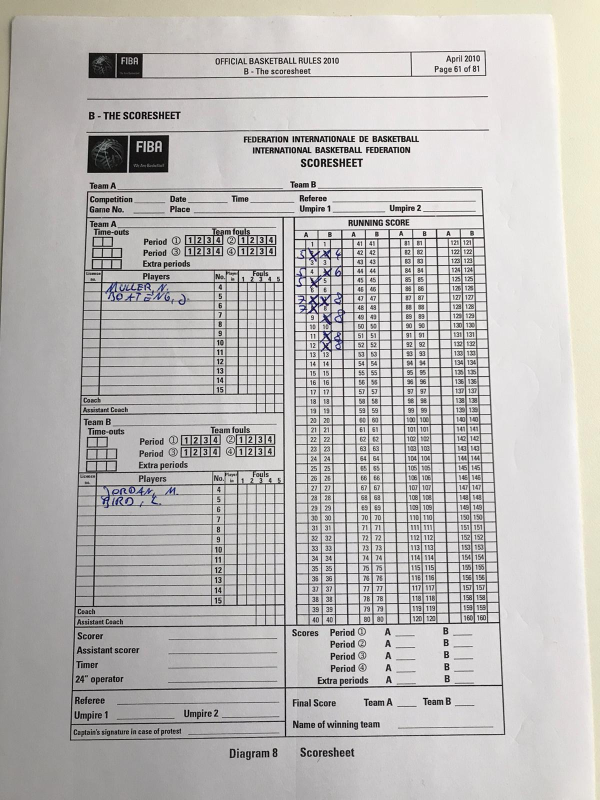
#> input picture Basketball_Score_Pic.jpg, 1200 x 1600 px (shown at 1/2 size)
$ jupyter execute --allow-errors BasketballFIBAScoreGrid.ipynb   (older library calls are emulated)
#> lines starting #> are read from the running program, lines starting #| are printed output that depends on the picture; after the words box and inside, x2 and y2 are one past the last pixel; in counts of white or black regions, pixels touching at a corner belong together
### Get Grid from picture

Current state of project
- adjust perspective_transform that if image is slightly turned, it doesnt crash
- find corner robust
- crop images in right order for other pics!!

[cell 1]
import cv2
import numpy as np
from matplotlib import pyplot as plt
import pandas as pd

def processing(img, skip_dilate=False):
    img = cv2.cvtColor(img, cv2.COLOR_BGR2GRAY)
    process = cv2.GaussianBlur(img.copy(), (9, 9), 0)
    process = cv2.adaptiveThreshold(process, 255, cv2.ADAPTIVE_THRESH_GAUSSIAN_C, cv2.THRESH_BINARY, 11, 2)
    process = cv2.bitwise_not(process, process)
    return process

def _resize(img, target_img_height):
    raw_h, raw_w = img.shape[:2]
    target_w = (raw_w * target_img_height) / raw_h
    img = cv2.resize(img, (int(target_w), int(target_img_height)))
    return img

def find_corners(img):
    ext_contours = cv2.findContours(img, cv2.RETR_EXTERNAL, cv2.CHAIN_APPROX_SIMPLE)
    ext_contours = ext_contours[0] if len(ext_contours) == 2 else ext_contours[1]
    ext_contours = sorted(ext_contours, key=cv2.contourArea, reverse=True)
    for c in ext_contours:
        peri = cv2.arcLength(c, True)
        approx = cv2.approxPolyDP(c, 0.015 * peri, True)
        if len(approx) == 4:
            return approx

def order_corner_points(corners):
    corners = [(corner[0][0], corner[0][1]) for corner in corners]
    top_r, top_l, bottom_l, bottom_r = corners[0], corners[1], corners[2], corners[3]
    return top_l, top_r, bottom_r, bottom_l


# Crop the image
def perspective_transform(image, corners):
    ordered_corners = order_corner_points(corners)
    top_l, top_r, bottom_r, bottom_l = ordered_corners
    width_A = np.sqrt(((bottom_r[0] - bottom_l[0]) ** 2) + ((bottom_r[1] - bottom_l[1]) ** 2))
    width_B = np.sqrt(((top_r[0] - top_l[0]) ** 2) + ((top_r[1] - top_l[1]) ** 2))
    width = max(int(width_A), int(width_B))

    height_A = np.sqrt(((top_r[0] - bottom_r[0]) ** 2) + ((top_r[1] - bottom_r[1]) ** 2))
    height_B = np.sqrt(((top_l[0] - bottom_l[0]) ** 2) + ((top_l[1] - bottom_l[1]) ** 2))
    height = max(int(height_A), int(height_B))

    dimensions = np.array([[0, 0], [width - 1, 0], [width - 1, height - 1],
                           [0, height - 1]], dtype="float32")

    ordered_corners = np.array(ordered_corners, dtype="float32")
    grid = cv2.getPerspectiveTransform(ordered_corners, dimensions)
    # Return the transformed image
    return cv2.warpPerspective(image, grid, (width, height))

def morph_transform(image):
    gray_scale=cv2.cvtColor(image,cv2.COLOR_BGR2GRAY)
    th1,img_bin = cv2.threshold(gray_scale,150,225,cv2.THRESH_BINARY)
    lineWidth = 1
    lineMinWidth = 35
    kernal1 = np.ones((lineWidth,lineWidth), np.uint8)
    kernal1h = np.ones((1,lineWidth), np.uint8)
    kernal1v = np.ones((lineWidth,1), np.uint8)

    kernal6 = np.ones((lineMinWidth,lineMinWidth), np.uint8)
    kernal6h = np.ones((1,lineMinWidth), np.uint8)
    kernal6v = np.ones((lineMinWidth,1), np.uint8)
    img_bin_h = cv2.morphologyEx(~img_bin, cv2.MORPH_CLOSE, kernal1h) # bridge small gap in horizonntal lines
    img_bin_h = cv2.morphologyEx(img_bin_h, cv2.MORPH_OPEN, kernal6h) # kep ony horiz lines by eroding everything else in hor direction
    img_bin_v = cv2.morphologyEx(~img_bin, cv2.MORPH_CLOSE, kernal1v)  # bridge small gap in vert lines
    img_bin_v = cv2.morphologyEx(img_bin_v, cv2.MORPH_OPEN, kernal6v)# kep ony vert lines by eroding everything else in vert direction
    def fix(img):
        img[img>127]=255
        img[img<127]=0
        return img

    img_bin_final = fix(fix(img_bin_h)|fix(img_bin_v))
    finalKernel = np.ones((5,5), np.uint8)
    img_bin_final=cv2.dilate(img_bin_final,finalKernel,iterations=1)
    return img_bin_final

def split_image_in_two_parts(image):
    img_bin_final =  morph_transform(image)
    ret, labels, stats,centroids = cv2.connectedComponentsWithStats(~img_bin_final, connectivity=8, ltype=cv2.CV_32S)
    for x,y,w,h,area in stats[2:]:
        if(h > 0.6*image.shape[0]):
            scoreGrid_Extract =image[y:y+h, x+w:image.shape[1]]
            player_Name_Grid = image[y:y+h, 0:x]
    return scoreGrid_Extract,player_Name_Grid

def crop_scores_from_grid(image):
    img_bin_final =  morph_transform(image)
    ret, labels, stats,centroids = cv2.connectedComponentsWithStats(~img_bin_final, connectivity=8, ltype=cv2.CV_32S)
    idx = 1
    id_img = 1
    my_dict = {}
    for x,y,w,h,area in stats[2:]:
        if(w > 0.01*image.shape[1]  and idx > 8):
            scoreGrid_Extract =image[y:y+h+5, x-5:x+w+5]
            scoreGrid_Extract = _resize(scoreGrid_Extract,27)
            cv2.imwrite("Test"+str(id_img)+"Pic.png",scoreGrid_Extract )
            my_dict[id_img] = scoreGrid_Extract
            id_img +=1
        idx += 1
    cv2.imwrite("Image1.jpg",my_dict[2])
    #plt.show()
    #plt.imshow(my_dict[17])
    #plt.show()
    return my_dict

# [13 lines left out: function crop_names_from_grid, not called in this run]

def extract():
    img = cv2.imread('Basketball_Score_Pic.jpg')
#> img is the input picture: shape (1600, 1200, 3); mean B, G, R 184.5, 186.2, 188.5
    processed_grid = processing(img)
#> in processing, `process = cv2.adaptiveThreshold(process, 255, cv2.ADAPTIVE_THRESH_GAUS..`:
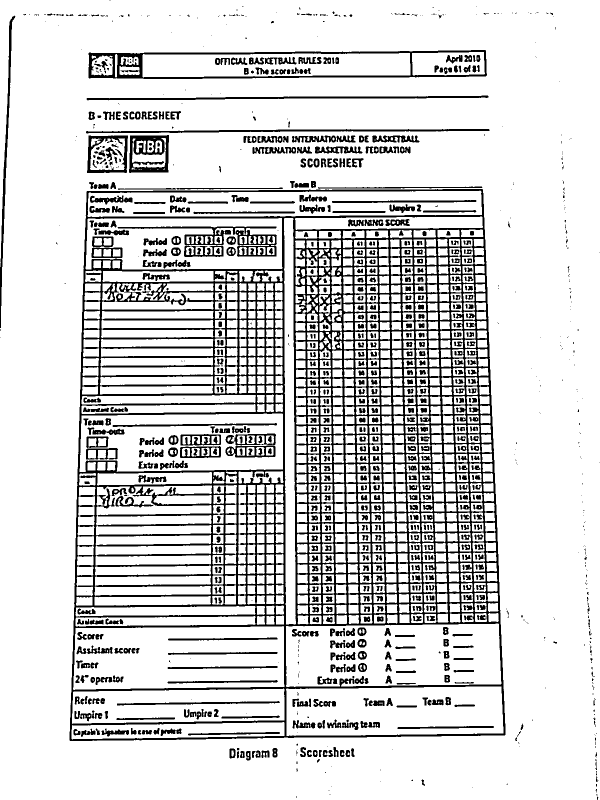
#> process: shape (1600, 1200) (shown at 1/2 size); 83.6% white; 1230 black regions (404 under 20 px), largest, box (x1, y1, x2, y2) and area: (139, 378, 1011, 1482) 186176, (177, 100, 974, 158) 8519, (235, 453, 554, 514) 4362
    grid = find_corners(processed_grid)
#> in find_corners, `ext_contours = cv2.findContours(img, cv2.RETR_EXTERNAL, cv2.CHAIN_APPR..`: ext_contours = 424 contours, 351 with area under 20; largest, box (x1, y1, x2, y2) and area: (139, 378, 1011, 1482) 910915, (177, 100, 974, 158) 40513, (174, 271, 256, 346) 5666, (258, 270, 338, 346) 5600, (173, 191, 977, 201) 2406
#> the loop in find_corners, `for c in ext_contours:` made 1 pass
#> (peri, approx) on pass 1: (3921.2, [[964, 378], [173, 383], [140, 1481], [1010, 1469]])
#> grid = [[964, 378], [173, 383], [140, 1481], [1010, 1469]]
    transformed = perspective_transform(img, grid)
#> in order_corner_points, `corners = [(corner[0][0], corner[0][1]) for corner in corners]`: corners = [(964, 378), (173, 383), (140, 1481), (1010, 1469)]
#> in order_corner_points, `top_r, top_l, bottom_l, bottom_r = corners[0], corners[1], corners[2],..`: top_r = (964, 378); top_l = (173, 383); bottom_l = (140, 1481); bottom_r = (1010, 1469)
#> in perspective_transform, `ordered_corners = order_corner_points(corners)`: ordered_corners = ((173, 383), (964, 378), (1010, 1469), (140, 1481))
#> in perspective_transform, `top_l, top_r, bottom_r, bottom_l = ordered_corners`: top_l = (173, 383); top_r = (964, 378); bottom_r = (1010, 1469); bottom_l = (140, 1481)
#> in perspective_transform, `width_A = np.sqrt(((bottom_r[0] - bottom_l[0]) ** 2) + ((bottom_r[1] -..`: width_A = 870.1
#> in perspective_transform, `width_B = np.sqrt(((top_r[0] - top_l[0]) ** 2) + ((top_r[1] - top_l[1]..`: width_B = 791
#> in perspective_transform, `width = max(int(width_A), int(width_B))`: width = 870
#> in perspective_transform, `height_A = np.sqrt(((top_r[0] - bottom_r[0]) ** 2) + ((top_r[1] - bott..`: height_A = 1092
#> in perspective_transform, `height_B = np.sqrt(((top_l[0] - bottom_l[0]) ** 2) + ((top_l[1] - bott..`: height_B = 1098.5
#> in perspective_transform, `height = max(int(height_A), int(height_B))`: height = 1098
#> in perspective_transform, `dimensions = np.array([[0, 0], [width - 1, 0], [width - 1, height - 1]..`: dimensions = [[0, 0], [869, 0], [869, 1097], [0, 1097]]
#> in perspective_transform, `ordered_corners = np.array(ordered_corners, dtype="float32")`: ordered_corners = [[173, 383], [964, 378], [1010, 1469], [140, 1481]]
#> in perspective_transform, `grid = cv2.getPerspectiveTransform(ordered_corners, dimensions)`: grid = [[1.13, 0.034, -208.7], [0.00719, 1.14, -437.1], [-6.45e-06, 9.43e-05, 1]]
#> in perspective_transform, `return cv2.warpPerspective(image, grid, (width, height))`:
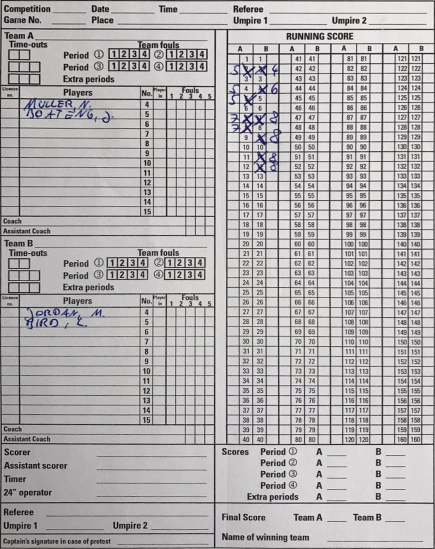
#> returned value: shape (1098, 870, 3) (shown at 1/2 size); mean of channels 0, 1, 2 177.1, 176.6, 178.4; drawn as B, G, R
    cropped_score_grid , cropped_player_name_grid = split_image_in_two_parts(transformed)
#> in morph_transform, `img_bin_final=cv2.dilate(img_bin_final,finalKernel,iterations=1)`:
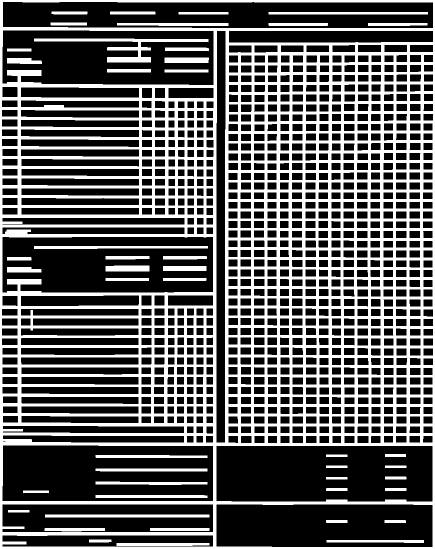
#> img_bin_final: shape (1098, 870) (shown at 1/2 size); 35.5% white; 47 white regions, largest, box (x1, y1, x2, y2) and area: (0, 0, 870, 1098) 304434, (68, 77, 417, 125) 3812, (90, 1029, 419, 1035) 1974
#> in split_image_in_two_parts, `ret, labels, stats,centroids = cv2.connectedComponentsWithStats(~img_b..`:
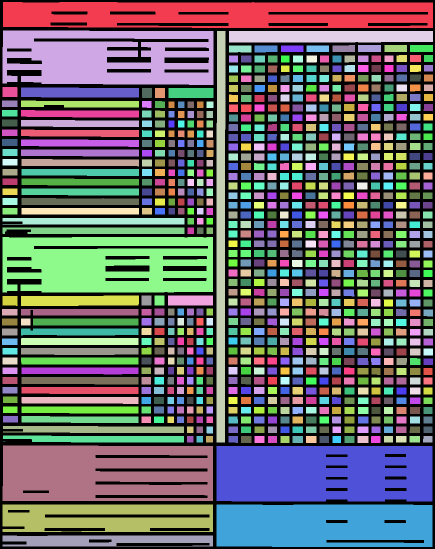
#> labels: shape (1098, 870) int32 (shown at 1/2 size); 903 distinct labels, from 0 to 902; one colour per label, 0 black
#> in split_image_in_two_parts, `ret, labels, stats,centroids = cv2.connectedComponentsWithStats(~img_b..`: ret = 903; stats = 903 rows, first 6: [0, 0, 870, 1098, 339009], [6, 4, 860, 52, 37360], [5, 61, 422, 109, 36431], [433, 62, 18, 823, 14004], [458, 62, 408, 23, 9275], [458, 91, 45, 14, 625]; centroids = 903 pairs, first value 8 to 856.5, second value 28.39 to 1080.4
#> the loop in split_image_in_two_parts, `for x,y,w,h,area in stats[2:]:` made 901 passes
#> pass 2, in split_image_in_two_parts, `player_Name_Grid = image[y:y+h, 0:x]`:
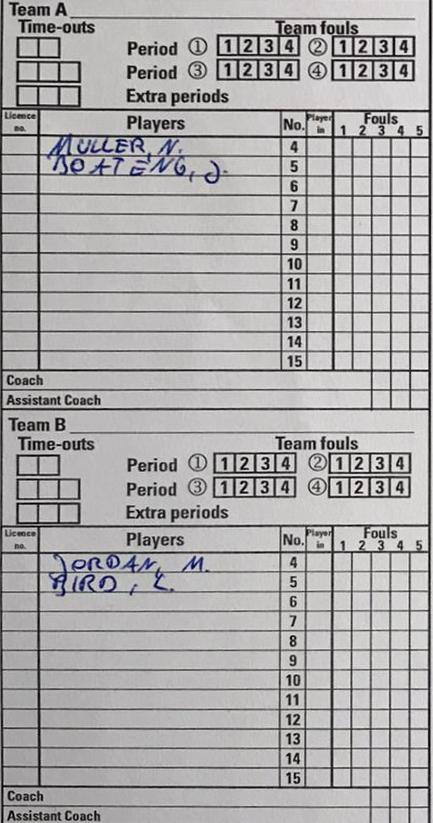
#> player_Name_Grid: shape (823, 433, 3); mean B, G, R 171, 170.8, 172.3
    dic_images = crop_scores_from_grid(cropped_score_grid)
#> in morph_transform (call 2), `th1,img_bin = cv2.threshold(gray_scale,150,225,cv2.THRESH_BINARY)`:
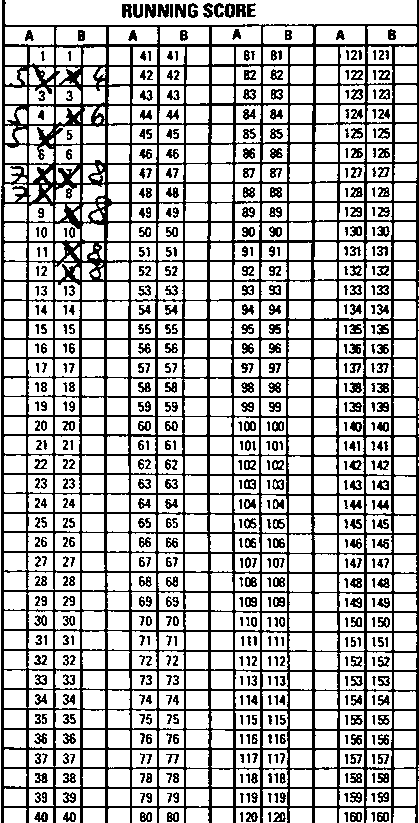
#> img_bin: shape (823, 419); values 0 (black) and 225 (white), 72.6% white; black in thin lines or dots
#> in fix (call 6), `img[img>127]=255`:
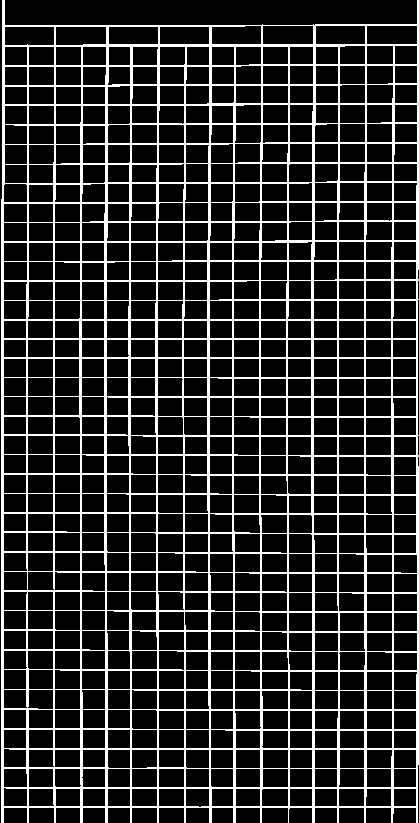
#> img: shape (823, 419); 17.4% white in thin lines or dots
#> in morph_transform (call 2), `img_bin_final=cv2.dilate(img_bin_final,finalKernel,iterations=1)`:
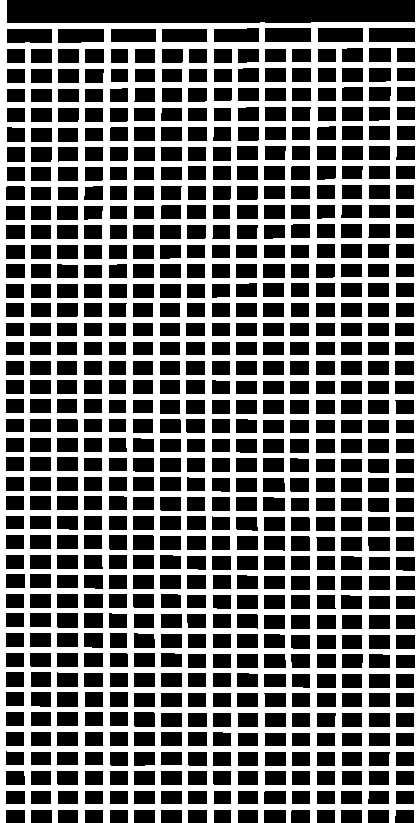
#> img_bin_final: shape (823, 419); 46.1% white; 1 white region, box (x1, y1, x2, y2) and area: (0, 0, 419, 823) 159123
#> in crop_scores_from_grid, `ret, labels, stats,centroids = cv2.connectedComponentsWithStats(~img_b..`:
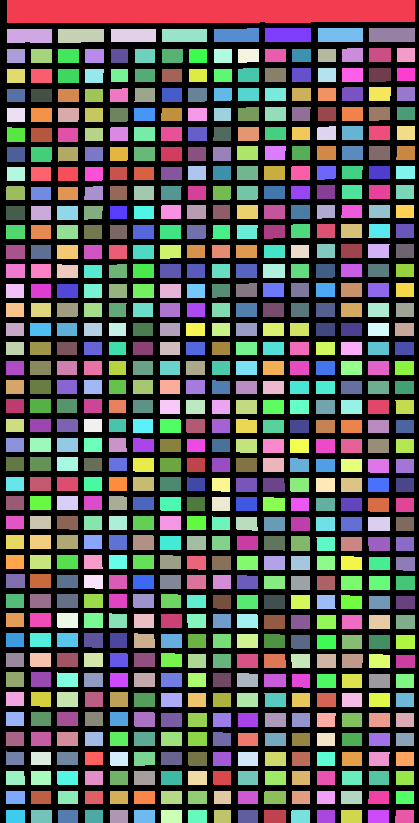
#> labels: shape (823, 419) int32; 650 distinct labels, from 0 to 649; one colour per label, 0 black
#> in crop_scores_from_grid, `ret, labels, stats,centroids = cv2.connectedComponentsWithStats(~img_b..`: ret = 650; stats = 650 rows, first 6: [0, 0, 419, 823, 159123], [7, 0, 408, 23, 9275], [7, 29, 45, 14, 625], [58, 29, 46, 14, 621], [111, 29, 45, 13, 585], [162, 29, 45, 13, 585]; centroids = 650 pairs, first value 14.46 to 405.5, second value 10.87 to 816.1
#> the loop in crop_scores_from_grid, `for x,y,w,h,area in stats[2:]:` made 648 passes
#> (x, y, w, h, area, raw_h in _resize, raw_w in _resize, target_w in _resize) on passes 9 to 16: (7, 49, 18, 14, 252, 19, 28, 39.79), (31, 49, 21, 14, 294, 19, 31, 44.05), (58, 49, 21, 14, 294, 19, 31, 44.05), (85, 49, 19, 14, 266, 19, 29, 41.21), (111, 49, 17, 14, 238, 19, 27, 38.37), (135, 49, 20, 14, 280, 19, 30, 42.63), (162, 49, 21, 14, 293, 19, 31, 44.05), (189, 49, 18, 14, 252, 19, 28, 39.79)
#> after the loop in crop_scores_from_grid, `for x,y,w,h,area in stats[2:]:`: id_img = 641; idx = 649; my_dict = 640 items
#> in crop_scores_from_grid, `cv2.imwrite("Image1.jpg",my_dict[2])`:
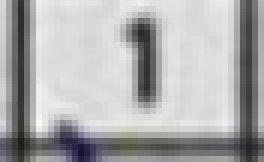
#> saved as Image1.jpg: shape (27, 44, 3) (shown 6 times larger); mean B, G, R 173.7, 172.1, 174
#> dic_images = 640 items
    #dic_names = crop_names_from_grid(cropped_player_name_grid)
extract()

$ run again, with Basketball1.jpg copied over Basketball_Score_Pic.jpg
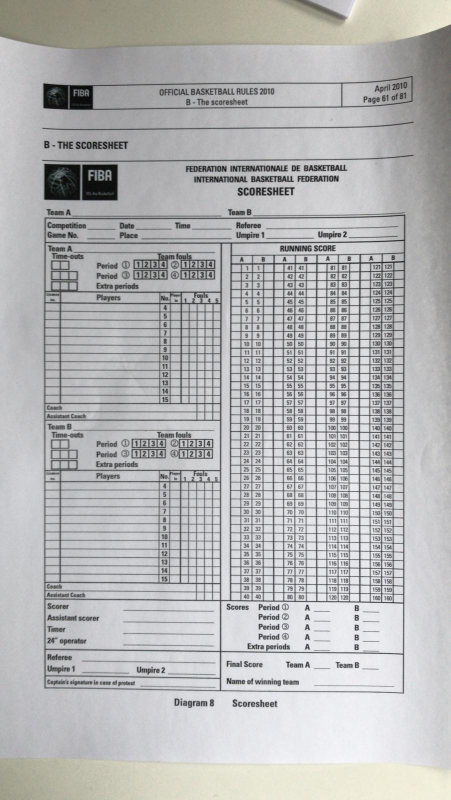
#> input picture Basketball1.jpg, 901 x 1600 px (shown at 1/2 size)
#> in extract, img is the input picture: shape (1600, 901, 3); mean B, G, R 182.3, 181.9, 181.7
#> in processing, `process = cv2.adaptiveThreshold(process, 255, cv2.ADAPTIVE_THRESH_GAUS..`:
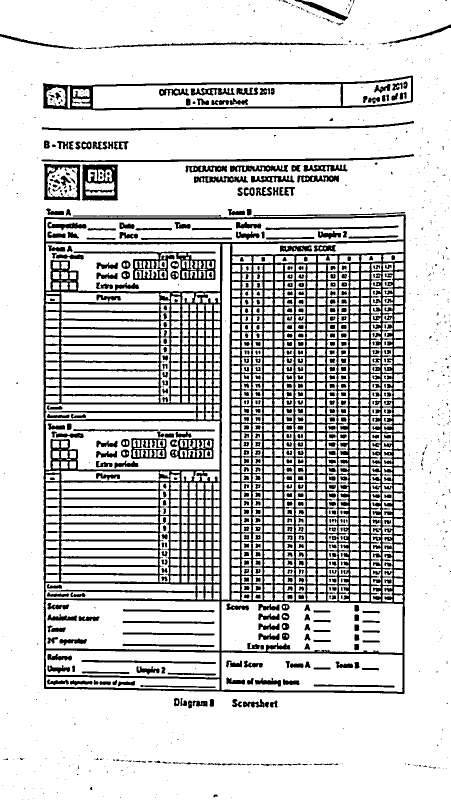
#> process: shape (1600, 901) (shown at 1/2 size); 81.5% white; 1151 black regions (585 under 20 px), largest, box (x1, y1, x2, y2) and area: (87, 428, 812, 1388) 162742, (86, 151, 826, 221) 8196, (147, 503, 432, 560) 4642
#> ext_contours = 605 contours, 550 with area under 20; largest, box (x1, y1, x2, y2) and area: (87, 428, 812, 1388) 683773, (86, 151, 826, 221) 37527, (88, 327, 161, 401) 4930, (164, 329, 236, 401) 4879, (83, 242, 828, 261) 2346
#> the loop in find_corners, `for c in ext_contours:` made 1 pass
#> (peri, approx) on pass 1: (3439.4, [[810, 429], [88, 435], [89, 1377], [808, 1386]])
#> in extract, `grid = find_corners(processed_grid)`: grid = [[810, 429], [88, 435], [89, 1377], [808, 1386]]
#> corners = [(810, 429), (88, 435), (89, 1377), (808, 1386)]
#> in order_corner_points, `top_r, top_l, bottom_l, bottom_r = corners[0], corners[1], corners[2],..`: top_r = (810, 429); top_l = (88, 435); bottom_l = (89, 1377); bottom_r = (808, 1386)
#> in perspective_transform, `ordered_corners = order_corner_points(corners)`: ordered_corners = ((88, 435), (810, 429), (808, 1386), (89, 1377))
#> in perspective_transform, `top_l, top_r, bottom_r, bottom_l = ordered_corners`: top_l = (88, 435); top_r = (810, 429); bottom_r = (808, 1386); bottom_l = (89, 1377)
#> width_A = 719.1
#> width_B = 722
#> height_A = 957
#> height_B = 942
#> height = 957
#> dimensions = [[0, 0], [721, 0], [721, 956], [0, 956]]
#> in perspective_transform, `ordered_corners = np.array(ordered_corners, dtype="float32")`: ordered_corners = [[88, 435], [810, 429], [808, 1386], [89, 1377]]
#> in perspective_transform, `grid = cv2.getPerspectiveTransform(ordered_corners, dimensions)`: grid = [[1.01, -0.00108, -88.81], [0.0084, 1.01, -440.4], [2.21e-05, -4.39e-06, 1]]
#> img_bin: shape (957, 722); values 0 (black) and 225 (white), 77.3% white; 770 black regions (276 under 20 px), largest, box (x1, y1, x2, y2) and area: (0, 0, 722, 957) 101353, (59, 70, 345, 128) 4873, (177, 447, 247, 467) 853
#> img_bin_v: shape (957, 722); values 30 (black) and 255 (white), 5.9% white; 46 white regions, largest, box (x1, y1, x2, y2) and area: (0, 0, 4, 956) 2723, (718, 0, 722, 957) 2613, (354, 53, 359, 957) 2386
#> img_bin_final: shape (957, 722); 40.4% white; 44 white regions, largest, box (x1, y1, x2, y2) and area: (0, 0, 722, 957) 249910, (57, 68, 347, 129) 6541, (57, 428, 345, 433) 1440
#> in split_image_in_two_parts, `ret, labels, stats,centroids = cv2.connectedComponentsWithStats(~img_b..`: ret = 905; stats = 905 rows, first 6: [0, 0, 722, 957, 279182], [359, 0, 60, 1, 60], [645, 0, 19, 1, 19], [6, 5, 711, 46, 21912], [6, 54, 347, 95, 20062], [381, 55, 335, 21, 5271]; centroids = 905 pairs, first value 15.5 to 709.2, second value 0 to 942.1
#> the loop in split_image_in_two_parts, `for x,y,w,h,area in stats[2:]:` made 903 passes
#> gray_scale: shape (713, 349)
#> img_bin: shape (713, 349); values 0 (black) and 225 (white), 72.3% white; black in thin lines or dots
#> img_bin_v: shape (713, 349); values 30 (black) and 255 (white), 10% white in thin lines or dots
#> img_bin_final: shape (713, 349); 51.1% white; 636 black regions, largest, box (x1, y1, x2, y2) and area: (8, 0, 343, 18) 5131, (71, 497, 85, 542) 625, (197, 599, 214, 629) 507
#> in crop_scores_from_grid, `ret, labels, stats,centroids = cv2.connectedComponentsWithStats(~img_b..`: ret = 637; stats = 637 rows, first 6: [0, 0, 349, 713, 127107], [8, 0, 335, 18, 5131], [263, 23, 37, 12, 395], [307, 22, 36, 12, 374], [8, 24, 35, 11, 385], [49, 24, 37, 11, 407]; centroids = 637 pairs, first value 12.38 to 336.2, second value 8.7 to 707.5
#> the loop in crop_scores_from_grid, `for x,y,w,h,area in stats[2:]:` made 635 passes
#> (x, y, w, h, area, raw_h in _resize, raw_w in _resize, target_w in _resize) on passes 9 to 16: (263, 41, 14, 11, 152, 16, 24, 40.5), (283, 41, 17, 11, 187, 16, 27, 45.56), (307, 41, 16, 10, 160, 15, 26, 46.8), (330, 40, 13, 11, 142, 16, 23, 38.81), (7, 42, 14, 11, 153, 16, 24, 40.5), (27, 42, 16, 11, 176, 16, 26, 43.88), (49, 42, 16, 11, 176, 16, 26, 43.88), (72, 42, 13, 11, 143, 16, 23, 38.81)
#> after the loop in crop_scores_from_grid, `for x,y,w,h,area in stats[2:]:`: id_img = 628; idx = 636; my_dict = 627 items
#> in crop_scores_from_grid, `cv2.imwrite("Image1.jpg",my_dict[2])`:
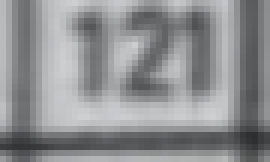
#> saved as Image1.jpg: shape (27, 45, 3) (shown 6 times larger); mean B, G, R 145.6, 143.7, 142.7
